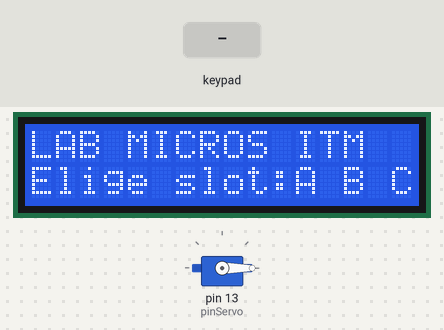
This sketch was run on a simulated Arduino Uno, built with avr-gcc and run on an emulated ATmega328P. On the bench: 16×2 character LCD, servo. Inputs (shaded band) come from the test bench.

Above: at 1.3 s.
1.4 s: keypad keys 9 8 7 6 pressed 0.4 s apart
At 1.9 s:
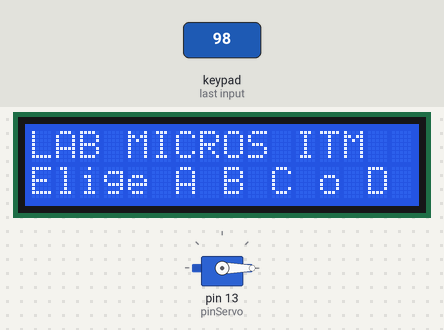
6.0 s: key 'A' pressed
At 7.7 s:
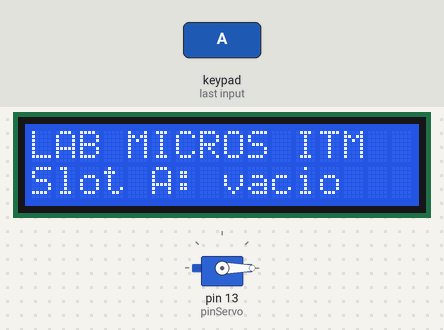
8.0 s: keypad keys 1 3 9 7 * pressed 0.4 s apart
At 10.6 s:
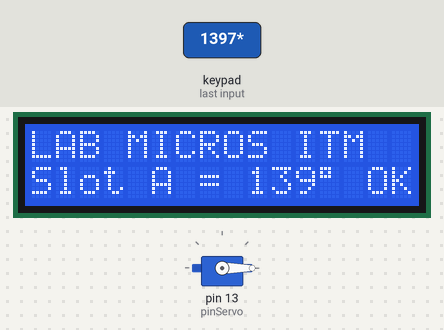
12.6 s: key '#' pressed
At 14.9 s:
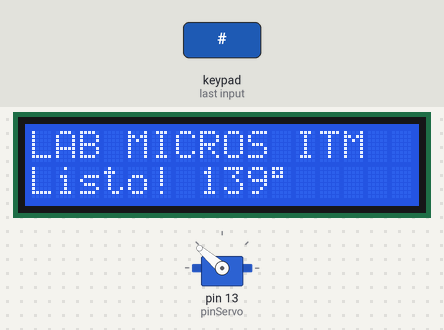
15.6 s: key 'B' pressed
At 16.2 s:
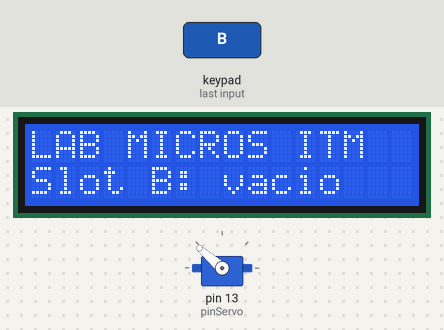
17.1 s: keypad keys 9 8 7 6 # pressed 0.4 s apart
At 19.8 s:
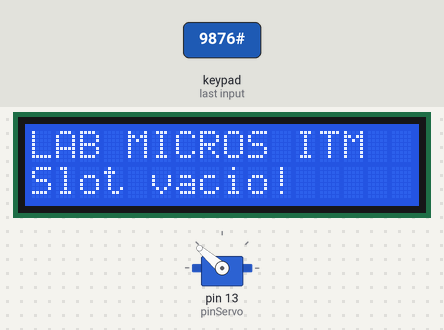
Timing chart, 0 to 21.3 s (numbered marks = the images above; inputs shaded):
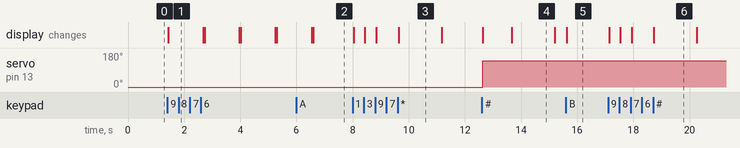

The sketch:

LCD_Servo_T4x4_v2.ino
```cpp
// Versión 2: Guarda 4 ángulos en slots A, B, C, D
// Flujo: seleccionar slot (A/B/C/D) → digitar ángulo → confirmar con * → ejecutar con #

#include <Wire.h>
#include <LiquidCrystal_I2C.h>
#include <Keypad.h>
#include <Servo.h>

// CONFIGURACIÓN DE LA LCD
LiquidCrystal_I2C lcd(0x27, 16, 2);

// CONFIGURACIÓN DEL SERVO
Servo miServo;
const int pinServo = 13;

// CONFIGURACIÓN DEL TECLADO 4x4
const byte FILAS = 4;
const byte COLUMNAS = 4;
char teclas[FILAS][COLUMNAS] = {
  {'1', '2', '3', 'A'},
  {'4', '5', '6', 'B'},
  {'7', '8', '9', 'C'},
  {'*', '0', '#', 'D'}
};
byte pinesFilas[FILAS]    = {9, 8, 7, 6};
byte pinesColumnas[COLUMNAS] = {5, 4, 3, 2};
Keypad teclado = Keypad(makeKeymap(teclas), pinesFilas, pinesColumnas, FILAS, COLUMNAS);

// SLOTS DE ÁNGULOS  (índice 0=A, 1=B, 2=C, 3=D)
int  angulos[4]    = {-1, -1, -1, -1};  // -1 = vacío
bool guardado[4]   = {false, false, false, false};

// ESTADO ACTUAL
int    slotActual      = -1;   // slot seleccionado (-1 = ninguno)
String anguloTexto     = "";
bool   anguloConfirmado = false;

// ── HELPERS ──────────────────────────────────────────────────────────────────

void mostrarEncabezado() {
  lcd.setCursor(0, 0);
  lcd.print("LAB MICROS ITM  ");
}

// Pantalla de bienvenida: muestra qué slots tienen ángulo guardado
void mostrarPantallaInicio() {
  lcd.clear();
  mostrarEncabezado();
  lcd.setCursor(0, 1);
  // Muestra un indicador por slot, ej: "A:90 B:-- C:45 D:--"
  // (caben 4 slots en 16 caracteres: "A:xxx B:xxx ...")
  // Simplificado a 2 slots por renglón para mayor legibilidad
  lcd.print("Elige slot:A B C D");
}

// Pantalla luego de seleccionar un slot
void mostrarPantallaSlot() {
  lcd.clear();
  mostrarEncabezado();
  lcd.setCursor(0, 1);
  char nombreSlot = 'A' + slotActual;
  if (guardado[slotActual]) {
    lcd.print("Slot ");
    lcd.print(nombreSlot);
    lcd.print(":");
    lcd.print(angulos[slotActual]);
    lcd.print((char)223);   // símbolo °
    lcd.print(" *=nuevo");
  } else {
    lcd.print("Slot ");
    lcd.print(nombreSlot);
    lcd.print(": vacio");
  }
}

void mostrarAnguloDigitado() {
  char nombreSlot = 'A' + slotActual;
  lcd.setCursor(0, 1);
  lcd.print("Slot ");
  lcd.print(nombreSlot);
  lcd.print(": ");
  lcd.print(anguloTexto);
  lcd.print("   ");  // limpia caracteres sobrantes
}

void moverServo(int destino) {
  lcd.clear();
  mostrarEncabezado();
  lcd.setCursor(0, 1);
  lcd.print("Moviendo a ");
  lcd.print(destino);
  lcd.print((char)223);
  miServo.write(destino);
  delay(1000);
  lcd.clear();
  mostrarEncabezado();
  lcd.setCursor(0, 1);
  lcd.print("Listo! ");
  lcd.print(destino);
  lcd.print((char)223);
  delay(1500);
  // Regresa a la pantalla del slot activo
  mostrarPantallaSlot();
}

// ── SETUP ────────────────────────────────────────────────────────────────────
void setup() {
  lcd.init();
  lcd.backlight();
  miServo.attach(pinServo);
  miServo.write(0);
  mostrarPantallaInicio();
}

// ── LOOP ─────────────────────────────────────────────────────────────────────


void loop() {
  char tecla = teclado.getKey();
  if (!tecla) return;

  // ── Selección de slot con A / B / C / D ──────────────────────────────────
  if (tecla == 'A' || tecla == 'B' || tecla == 'C' || tecla == 'D') {
    slotActual       = tecla - 'A';   // A→0, B→1, C→2, D→3
    anguloTexto      = "";
    anguloConfirmado = false;
    mostrarPantallaSlot();
    return;
  }

  // Si aún no se ha seleccionado un slot, ignorar otras teclas
  if (slotActual < 0) {
    lcd.clear();
    mostrarEncabezado();
    lcd.setCursor(0, 1);
    lcd.print("Elige A B C o D");
    delay(1200);
    mostrarPantallaInicio();
    return;
  }

  // ── Dígitos 0-9 ──────────────────────────────────────────────────────────
  if (tecla >= '0' && tecla <= '9') {
    if (anguloTexto.length() < 3) {
      anguloTexto += tecla;
      anguloConfirmado = false;
      mostrarEncabezado();
      mostrarAnguloDigitado();
    }
    return;
  }

  // ── * : confirmar y GUARDAR en el slot ───────────────────────────────────
  if (tecla == '*') {
    if (anguloTexto.length() > 0) {
      int valor = anguloTexto.toInt();
      if (valor >= 0 && valor <= 180) {
        angulos[slotActual]  = valor;
        guardado[slotActual] = true;
        anguloConfirmado     = true;
        lcd.clear();
        mostrarEncabezado();
        lcd.setCursor(0, 1);
        char nombreSlot = 'A' + slotActual;
        lcd.print("Slot ");
        lcd.print(nombreSlot);
        lcd.print(" = ");
        lcd.print(valor);
        lcd.print((char)223);
        lcd.print(" OK");
        delay(1500);
        mostrarPantallaSlot();
      } else {
        lcd.clear();
        mostrarEncabezado();
        lcd.setCursor(0, 1);
        lcd.print("Rango: 0-180");
        delay(1500);
        anguloTexto      = "";
        anguloConfirmado = false;
        mostrarPantallaSlot();
      }
    }
    return;
  }

  // ── # : EJECUTAR ángulo del slot actual ──────────────────────────────────
  if (tecla == '#') {
    if (guardado[slotActual]) {
      moverServo(angulos[slotActual]);
    } else {
      lcd.clear();
      mostrarEncabezado();
      lcd.setCursor(0, 1);
      lcd.print("Slot vacio!");
      delay(1500);
      mostrarPantallaSlot();
    }
    return;
  }
}
```

Measured:
- after the input at 1.4 s, the display: changes at once (image 1)
- after the input at 6.0 s, the display: first differs from a run without the input after 0.59 s (image 2)
- after the input at 8.0 s, the display: first changes at once (image 3 shows a later state)
- after the input at 12.6 s, servo on pin 13 (pinServo): 0° → 139° at once; the display: first changes at once (image 4 shows a later state)
- after the input at 15.6 s, the display: changes at once (image 5)
- after the input at 17.1 s, the display: first changes at once (image 6 shows a later state)
- what the display in image 3 shows lasts 1.6 s, from 9.6 s to 11.2 s
